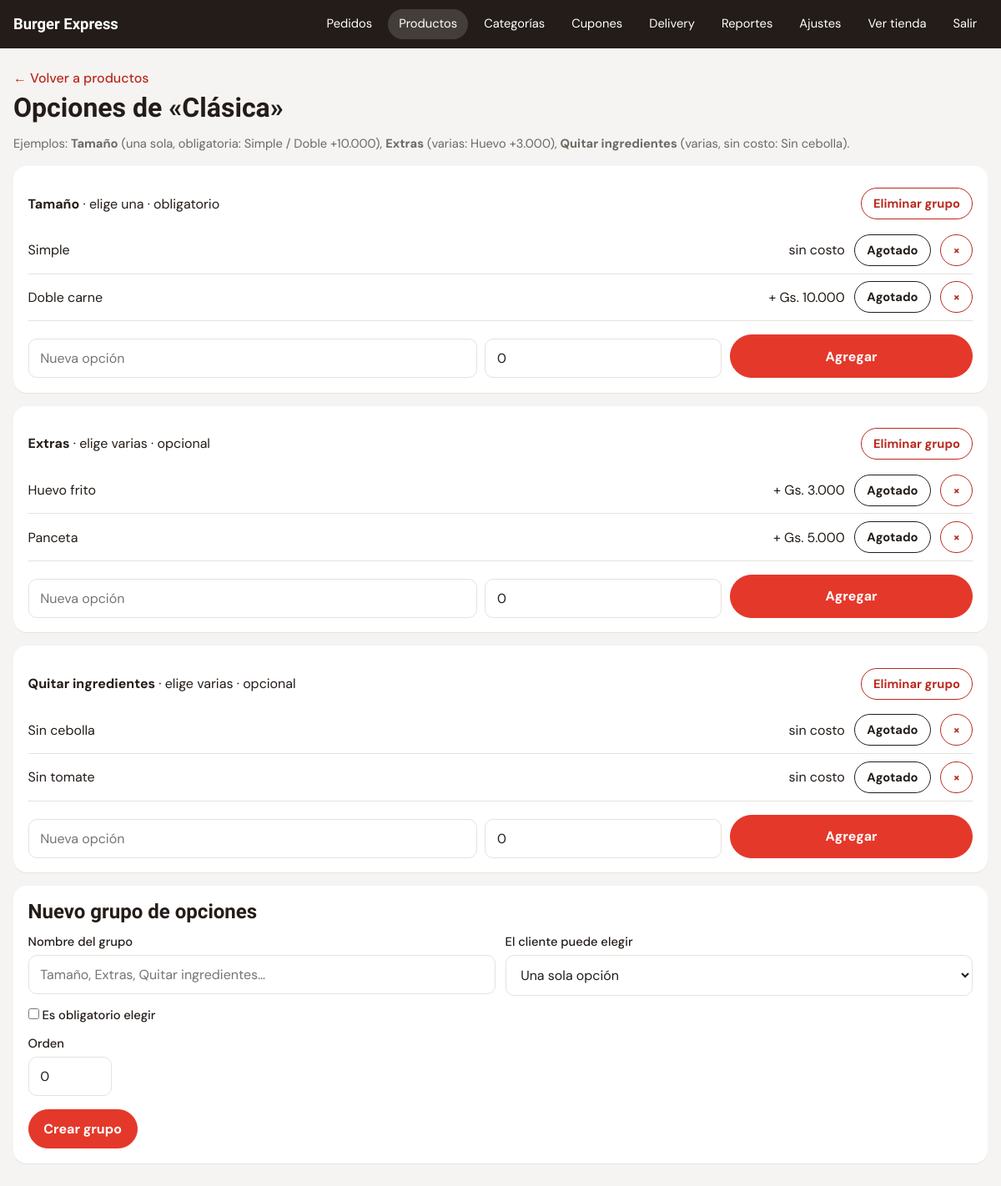
The app's page /admin/opciones.php?producto=1 (signed in) with its own data.
### tables this page shows
CREATE TABLE productos (
  id INT AUTO_INCREMENT PRIMARY KEY,
  categoria_id INT NOT NULL,
  nombre VARCHAR(100) NOT NULL,
  descripcion VARCHAR(255) DEFAULT '',
  precio DECIMAL(12,0) NOT NULL,
  imagen VARCHAR(160) DEFAULT NULL,
  disponible TINYINT(1) NOT NULL DEFAULT 1,
  FOREIGN KEY (categoria_id) REFERENCES categorias(id) ON DELETE CASCADE
);

CREATE TABLE grupos_opciones (
  id INT AUTO_INCREMENT PRIMARY KEY,
  producto_id INT NOT NULL,
  nombre VARCHAR(60) NOT NULL,
  tipo ENUM('unica','multiple') NOT NULL DEFAULT 'unica',
  obligatorio TINYINT(1) NOT NULL DEFAULT 0,
  orden INT NOT NULL DEFAULT 0,
  FOREIGN KEY (producto_id) REFERENCES productos(id) ON DELETE CASCADE
);

CREATE TABLE opciones (
  id INT AUTO_INCREMENT PRIMARY KEY,
  grupo_id INT NOT NULL,
  nombre VARCHAR(80) NOT NULL,
  extra DECIMAL(12,0) NOT NULL DEFAULT 0,
  activa TINYINT(1) NOT NULL DEFAULT 1,
  FOREIGN KEY (grupo_id) REFERENCES grupos_opciones(id) ON DELETE CASCADE
);

### includes/functions.php (called while the page is built, shortened)
<?php
function db(): PDO {
    static $pdo;
    if (!$pdo) {
        $pdo = new PDO('mysql:host=' . DB_HOST . ';dbname=' . DB_NAME . ';charset=utf8mb4', DB_USER, DB_PASS, [
            PDO::ATTR_ERRMODE => PDO::ERRMODE_EXCEPTION,
            PDO::ATTR_DEFAULT_FETCH_MODE => PDO::FETCH_ASSOC,
        ]);
        $pdo->exec("SET time_zone = '" . (new DateTime())->format('P') . "'");
    }
    return $pdo;
}
function e($s): string { return htmlspecialchars((string)$s, ENT_QUOTES, 'UTF-8'); }
function cfg(string $k, string $d = ''): string {
    static $c;
    if ($c === null) $c = db()->query("SELECT clave, valor FROM configuracion")->fetchAll(PDO::FETCH_KEY_PAIR);
    return $c[$k] ?? $d;
}
function money($n): string { return cfg('moneda', 'Gs.') . ' ' . number_format((float)$n, 0, ',', '.'); }

### admin/opciones.php (the view, shortened to what this page needs)
<?php
require_once __DIR__ . '/_layout.php';
$pdo = db();
$pid = (int)($_GET['producto'] ?? $_POST['producto'] ?? 0);
$q = $pdo->prepare("SELECT * FROM productos WHERE id = ?"); $q->execute([$pid]);
$prod = $q->fetch();
$grupos = $pdo->prepare("SELECT * FROM grupos_opciones WHERE producto_id = ? ORDER BY orden, id"); $grupos->execute([$pid]);
$grupos = $grupos->fetchAll();
$ops = [];
foreach ($pdo->query("SELECT o.* FROM opciones o JOIN grupos_opciones g ON g.id = o.grupo_id WHERE g.producto_id = " . $pid . " ORDER BY o.id")->fetchAll() as $o) $ops[$o['grupo_id']][] = $o;
adm_head('Opciones', 'productos'); ?>
<a class="back" href="productos.php">← Volver a productos</a>
<h1 style="margin:.4rem 0 .2rem">Opciones de «<?= e($prod['nombre']) ?>»</h1>
<p class="muted">Ejemplos: <b>Tamaño</b> (una sola, obligatoria: Simple / Doble +10.000), <b>Extras</b> (varias: Huevo +3.000), <b>Quitar ingredientes</b> (varias, sin costo: Sin cebolla).</p>
<?php foreach ($grupos as $g): ?>
<section class="card">
  <div class="line" style="border:0">
    <span class="nm"><b><?= e($g['nombre']) ?></b> · <?= $g['tipo'] === 'unica' ? 'elige una' : 'elige varias' ?><?= $g['obligatorio'] ? ' · obligatorio' : ' · opcional' ?></span>
    <form method="post" class="inline" onsubmit="return confirm('¿Eliminar el grupo y sus opciones?')"><input type="hidden" name="csrf" value="<?= csrf() ?>"><input type="hidden" name="producto" value="<?= $pid ?>">
      <input type="hidden" name="accion" value="grupo_del"><input type="hidden" name="id" value="<?= $g['id'] ?>"><button class="btn btn-small btn-danger">Eliminar grupo</button></form>
  </div>
  <?php foreach ($ops[$g['id']] ?? [] as $o): ?>
  <div class="line" style="<?= $o['activa'] ? '' : 'opacity:.5' ?>"><span class="nm"><?= e($o['nombre']) ?></span><span><?= $o['extra'] > 0 ? '+ ' . money($o['extra']) : 'sin costo' ?></span>
    <form method="post" class="inline">
      <button class="btn btn-small"><?= $o['activa'] ? 'Agotado' : 'Activar' ?></button></form>
    <form method="post" class="inline">
      <button class="btn btn-small btn-danger" aria-label="Eliminar <?= e($o['nombre']) ?>">×</button></form></div>
  <?php endforeach; ?>
  <form method="post" class="row">
    <input name="nombre" placeholder="Nueva opción" required style="flex:2"><input type="number" name="extra" min="0" value="0" placeholder="Costo extra" style="flex:1"><button class="btn btn-primary">Agregar</button></form>
</section>
<?php endforeach; ?>
<form method="post" class="card"><h2>Nuevo grupo de opciones</h2>
  <div class="two"><label>Nombre del grupo<input name="nombre" required placeholder="Tamaño, Extras, Quitar ingredientes…"></label>
    <label>El cliente puede elegir<select name="tipo"><option value="unica">Una sola opción</option><option value="multiple">Varias opciones</option></select></label></div>
  <label><input type="checkbox" name="obligatorio"> Es obligatorio elegir</label>
  <label>Orden<input type="number" name="orden" value="0" style="width:100px"></label>
  <button class="btn btn-primary" style="margin-top:1rem">Crear grupo</button>
</form>

### assets/css/style.css (style rules this page uses)
:root { --ketchup:#E4382A; --ketchup-d:#B92A1F; --mustard:#FFB81C; --pickle:#2E8B57; --ink:#231C18; --muted:#6F6761; --line:#E6E2DD; --bg:#F5F4F2; --card:#fff; --r:16px; --r-s:10px; font-family:'DM Sans',system-ui,sans-serif; color:var(--ink); }
* { box-sizing:border-box }
html { scroll-behavior:smooth;scroll-padding-top:130px }
body { margin:0;background:var(--bg);line-height:1.45;padding-bottom:env(safe-area-inset-bottom) }
h1,h2,h3,.brand { font-family:'Bricolage Grotesque',sans-serif;margin:0;line-height:1.1 }
a { color:var(--ketchup-d) }
.muted { color:var(--muted);font-size:.92rem }
.btn { display:inline-flex;align-items:center;justify-content:center;gap:.4rem;border:1.5px solid var(--ink);background:#fff;color:var(--ink); padding:.75rem 1.1rem;border-radius:999px;font:700 1rem 'DM Sans',sans-serif;cursor:pointer;text-decoration:none;min-height:46px }
.btn-primary { background:var(--ketchup);border-color:var(--ketchup);color:#fff }
.btn-small { padding:.45rem .9rem;min-height:38px;font-size:.92rem }
.btn-danger { color:var(--ketchup-d);border-color:var(--ketchup-d) }
label { display:block;font-weight:500;font-size:.92rem;margin:.8rem 0 0 }
input,select,textarea { display:block;width:100%;margin-top:.3rem;padding:.75rem .85rem;border:1.5px solid var(--line);border-radius:var(--r-s); font:400 1rem 'DM Sans',sans-serif;background:#fff;color:var(--ink) }
input[type=checkbox],input[type=radio] { display:inline-block;width:auto;margin:0 }
.card { background:var(--card);border-radius:var(--r);padding:1.1rem;margin:1rem 0;box-shadow:0 1px 0 var(--line) }
.line { display:flex;justify-content:space-between;align-items:center;gap:.7rem;padding:.55rem 0;border-bottom:1px solid var(--line) }
.line .nm { flex:1 }
.row { display:flex;gap:.6rem;margin-top:1rem;flex-wrap:wrap }
.row .btn { flex:1 }
.back { display:inline-block;margin-top:.5rem;text-decoration:none;font-weight:500 }
.two { display:grid;grid-template-columns:1fr 1fr;gap:.7rem }
.inline { display:inline }

### records on screen
productos: nombre "Clásica"
grupos_opciones: nombre "Tamaño", tipo "elige una", obligatorio "· obligatorio"
opciones: nombre "Simple", extra "sin costo", activa "Agotado"
opciones: nombre "Doble carne", extra "Gs. 10.000", activa "Agotado"
grupos_opciones: nombre "Extras", tipo "elige varias", obligatorio "· opcional"
opciones: nombre "Huevo frito", extra "Gs. 3.000", activa "Agotado"
opciones: nombre "Panceta", extra "Gs. 5.000", activa "Agotado"
grupos_opciones: nombre "Quitar ingredientes", tipo "elige varias", obligatorio "· opcional"
opciones: nombre "Sin cebolla", extra "sin costo", activa "Agotado"
opciones: nombre "Sin tomate", extra "sin costo", activa "Agotado"

### other values on screen
cfg('nombre_local') "Burger Express"
$lbl "Pedidos"
$lbl "Productos"
$lbl "Categorías"
$lbl "Cupones"
$lbl "Delivery"
$lbl "Reportes"
$lbl "Ajustes"
